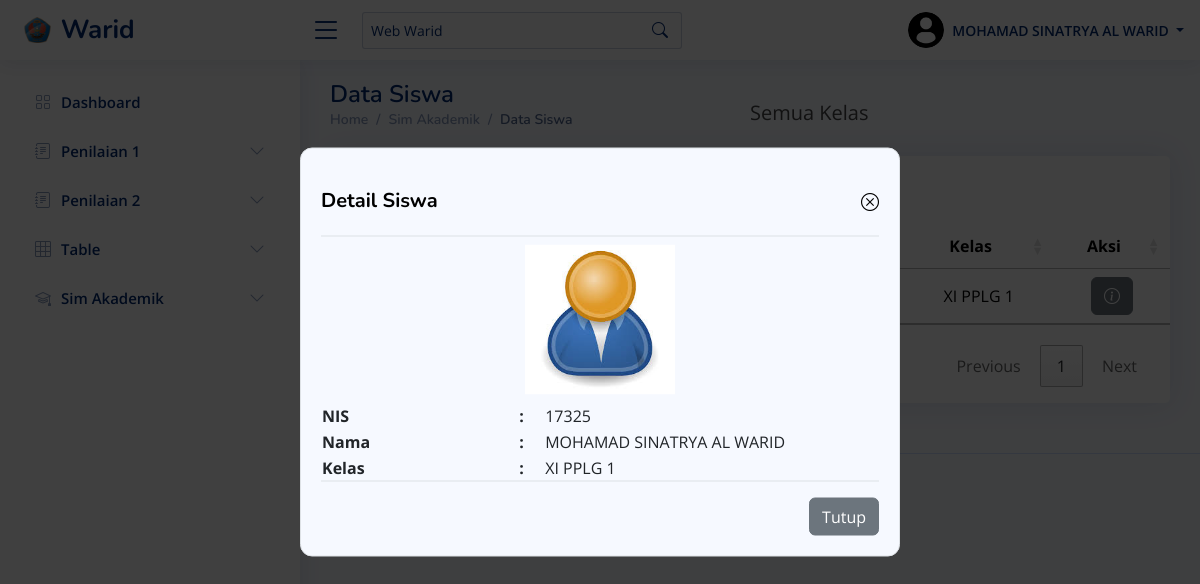
The app's page /?page=siswa&alert=info_data&nis=17325 (signed in) with its own data.
### tables this page shows
CREATE TABLE `tb_siswa` (
  `nis` int(11) NOT NULL,
  `nama` varchar(100) NOT NULL,
  `id_kelas` int(11) NOT NULL,
  `jk` smallint(6) NOT NULL,
  `user` varchar(100) NOT NULL,
  `pass` varchar(200) NOT NULL,
  `foto` varchar(100) NOT NULL
);

CREATE TABLE `tb_kelas` (
  `id_kelas` int(11) NOT NULL,
  `jenjang` enum('10','11','12','') NOT NULL,
  `jurusan` enum('PPLG','AKL','MPLB','PM') NOT NULL,
  `nama_kelas` varchar(50) NOT NULL
);

### assets/components/sim_akademik_warid/siswa.php (the view, shortened to what this page needs)
<?php
$pageName = 'siswa';
?>
<?php
$kelas_siswa = "Semua Kelas";
$kelas_query = "";
?>
<main id="main" class="main">
  <div class="pagetitle d-flex align-items-center">
    <span class="col-sm-6">
      <h1>Data Siswa</h1>
      <nav>
        <ol class="breadcrumb">
          <li class="breadcrumb-item"><a href="?page=dashboard">Home</a></li>
          <li class="breadcrumb-item">Sim Akademik</li>
          <li class="breadcrumb-item active">Data Siswa</li>
        </ol>
      </nav>
    </span>
    <span class="col-sm-6 fs-5"><?php echo $kelas_siswa; ?></span>
  </div>
  <section class="section">
    <div class="row">
      <div class="col-lg-12">
        <div class="card">
          <div class="table-responsive text-nowrap">
            <table id="dataTableSiswa" class="table table-hover">
              <thead>
                <tr>
                  <th>No</th>
                  <th>NIS</th>
                  <th>Nama Siswa</th>
                  <th>Kelas</th>
                  <th>Aksi</th>
                </tr>
              </thead>
              <tbody>
                <?php
                if ($_SESSION['role'] == 'siswa') {
                  $sqlSiswa = "SELECT s.nis, s.nama, k.nama_kelas FROM tb_siswa s LEFT JOIN tb_kelas k ON s.id_kelas = k.id_kelas WHERE s.nis = :nis";
                  $stmt = $pdo->prepare($sqlSiswa);
                  $stmt->bindParam(':nis', $_SESSION['id'], PDO::PARAM_STR);
                  $stmt->execute();
                } else {
                  $sqlSiswa = "SELECT s.nis, s.nama, k.nama_kelas FROM tb_siswa s LEFT JOIN tb_kelas k ON s.id_kelas = k.id_kelas $kelas_query";
                  $stmt = $pdo->query($sqlSiswa);
                }
                $no = 1;
                foreach ($stmt as $siswa) {
                ?>
                  <tr>
                    <td><?php echo $no++; ?></td>
                    <td><?php echo htmlspecialchars($siswa['nis']); ?></td>
                    <td><?php echo htmlspecialchars($siswa['nama']); ?></td>
                    <td><?php echo htmlspecialchars($siswa['nama_kelas']); ?></td>
                    <td>
                      <a href="?page=<?php echo $pageName ?>&alert=info_data&nis=<?php echo $siswa['nis']; ?>" class="btn btn-secondary"><i class="bi bi-info-circle" style="color: white"></i></a>
                    </td>
                  </tr>
                <?php
                }
                ?>
              </tbody>
            </table>
          </div>
        </div>
      </div>
    </div>
  </section>
  <?php
  if (isset($_GET['alert']) && $_GET['alert'] == 'info_data' && isset($_GET['nis'])) {
    $nis = $_GET['nis'];
    $query_siswa = "SELECT s.nis, s.nama, s.foto, k.nama_kelas FROM tb_siswa s LEFT JOIN tb_kelas k ON s.id_kelas = k.id_kelas WHERE nis = '$nis'";
    $stmt_siswa = $pdo->prepare($query_siswa);
    $stmt_siswa->execute();
    $siswa_list = $stmt_siswa->fetchALL(PDO::FETCH_ASSOC);
    foreach ($siswa_list as $d_siswa) {
  ?>
      <div class="card cardModals ">
        <div class="card-body cardInfo border">
          <span class="card-title d-flex justify-content-between border-bottom">
            <h5 class="fw-bold" style="color: black;">Detail Siswa</h5> <a href="?page=<?php echo $pageName ?>" style="color: black; text-decoration:none;"><i class="bi bi-x-circle"></i></a>
          </span>
          <div class="foto_siswa">
            <img src="assets/uploads/<?php echo $d_siswa['foto']; ?>" alt="Foto Siswa">
          </div>
          <table class="border-bottom w-100 mt-2 table_info">
            <tr>
              <th>NIS</th>
              <th>:</th>
              <td><?php echo $d_siswa['nis'] ?? '-'; ?></td>
            </tr>
            <tr>
              <th>Nama</th>
              <th>:</th>
              <td><?php echo $d_siswa['nama'] ?? '-'; ?></td>
            </tr>
            <tr>
              <th>Kelas</th>
              <th>:</th>
              <td><?php echo $d_siswa['nama_kelas'] ?? '-'; ?></td>
            </tr>
          </table>
          <a class="btn btn-secondary float-end mt-3 ms-2" href="?page=<?php echo $pageName ?>">Tutup</a>
        </div>
      </div>
  <?php
    }
  }
  ?>
</main>

### assets/css/style.css (style rules this page uses)
:root { scroll-behavior: smooth; }
body { font-family: "Open Sans", sans-serif; background: #f6f9ff; color: #444444; }
a { color: #4154f1; text-decoration: none; }
h1, h2, h3, h4, h5, h6 { font-family: "Nunito", sans-serif; }
table * { text-align: center; }
table { width: 100%; }
td { vertical-align: middle; word-wrap: break-word; word-break: normal; max-width: 200px; white-space: normal; }
.cardModals tbody tr td { width: 60%; }
.table_info * { text-align: left; }
.cardModals .card-body { position: fixed; top: 50%; transform: translate(-50%, -50%); left: 50%; z-index: 1000; width: 75vw; background: #f6f9ff; border-radius: 12px; }
.card-body { padding: 20px; }
.cardModals { position: fixed; top: 50%; left: 50%; transform: translate(-50%, -50%); z-index: 999; width: 100vw; height: 120vh; background-color: rgba(0, 0, 0, 0.75); }
.cardModals .cardInfo { top: 45%; width: 50vw; }
.foto_siswa { width: 100%; text-align: center; overflow: hidden; position: relative; }
.foto_siswa img { width: 150px; height: 150px; }
#main { margin-top: 60px; padding: 20px 30px; transition: all 0.3s; }
.pagetitle { margin-bottom: 10px; }
.pagetitle h1 { font-size: 24px; margin-bottom: 0; font-weight: 600; color: #012970; }
.card { margin-bottom: 30px; border: none; border-radius: 5px; box-shadow: 0px 0 30px rgba(1, 41, 112, 0.1); }
.card-title { padding: 20px 0 15px 0; font-size: 18px; font-weight: 500; color: #012970; font-family: "Poppins", sans-serif; }
.breadcrumb { font-size: 14px; font-family: "Nunito", sans-serif; color: #899bbd; font-weight: 600; }
.breadcrumb a { color: #899bbd; transition: 0.3s; }
.breadcrumb .breadcrumb-item::before { color: #899bbd; }
.breadcrumb .active { color: #51678f; font-weight: 600; }
@media (min-width: 1200px) { #main, #footer { margin-left: 300px; } }

### records on screen
tb_siswa: id_kelas.nama_kelas "XI PPLG 1", foto (picture), nis "17325", nama "MOHAMAD SINATRYA AL WARID"

### other values on screen
$userDisplayName "MOHAMAD SINATRYA AL WARID"
$kelas_siswa "Semua Kelas"
